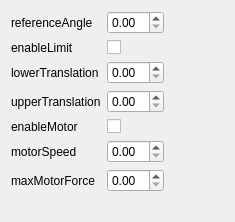
<?xml version="1.0" encoding="UTF-8"?>
<ui version="4.0">
 <class>FormJointPrismaticAtt</class>
 <widget class="QWidget" name="FormJointPrismaticAtt">
  <property name="geometry">
   <rect>
    <x>0</x>
    <y>0</y>
    <width>235</width>
    <height>222</height>
   </rect>
  </property>
  <property name="sizePolicy">
   <sizepolicy hsizetype="Maximum" vsizetype="Preferred">
    <horstretch>0</horstretch>
    <verstretch>0</verstretch>
   </sizepolicy>
  </property>
  <property name="windowTitle">
   <string>Form</string>
  </property>
  <layout class="QVBoxLayout" name="verticalLayout">
   <item>
    <layout class="QFormLayout" name="formLayout">
     <property name="sizeConstraint">
      <enum>QLayout::SetMinimumSize</enum>
     </property>
     <item row="0" column="0">
      <widget class="QLabel" name="label">
       <property name="text">
        <string>referenceAngle</string>
       </property>
      </widget>
     </item>
     <item row="1" column="0">
      <widget class="QLabel" name="label_2">
       <property name="text">
        <string>enableLimit</string>
       </property>
      </widget>
     </item>
     <item row="2" column="0">
      <widget class="QLabel" name="label_3">
       <property name="text">
        <string>lowerTranslation</string>
       </property>
      </widget>
     </item>
     <item row="3" column="0">
      <widget class="QLabel" name="label_4">
       <property name="text">
        <string>upperTranslation</string>
       </property>
      </widget>
     </item>
     <item row="4" column="0">
      <widget class="QLabel" name="label_5">
       <property name="text">
        <string>enableMotor</string>
       </property>
      </widget>
     </item>
     <item row="5" column="0">
      <widget class="QLabel" name="label_6">
       <property name="text">
        <string>motorSpeed</string>
       </property>
      </widget>
     </item>
     <item row="6" column="0">
      <widget class="QLabel" name="label_7">
       <property name="text">
        <string>maxMotorForce</string>
       </property>
      </widget>
     </item>
     <item row="1" column="1">
      <widget class="QCheckBox" name="checkBox">
       <property name="sizePolicy">
        <sizepolicy hsizetype="Maximum" vsizetype="Fixed">
         <horstretch>0</horstretch>
         <verstretch>0</verstretch>
        </sizepolicy>
       </property>
       <property name="text">
        <string/>
       </property>
      </widget>
     </item>
     <item row="4" column="1">
      <widget class="QCheckBox" name="checkBox_2">
       <property name="sizePolicy">
        <sizepolicy hsizetype="Maximum" vsizetype="Fixed">
         <horstretch>0</horstretch>
         <verstretch>0</verstretch>
        </sizepolicy>
       </property>
       <property name="text">
        <string/>
       </property>
      </widget>
     </item>
     <item row="0" column="1">
      <widget class="QDoubleSpinBox" name="doubleSpinBox">
       <property name="sizePolicy">
        <sizepolicy hsizetype="Maximum" vsizetype="Fixed">
         <horstretch>0</horstretch>
         <verstretch>0</verstretch>
        </sizepolicy>
       </property>
      </widget>
     </item>
     <item row="2" column="1">
      <widget class="QDoubleSpinBox" name="doubleSpinBox_2">
       <property name="sizePolicy">
        <sizepolicy hsizetype="Maximum" vsizetype="Fixed">
         <horstretch>0</horstretch>
         <verstretch>0</verstretch>
        </sizepolicy>
       </property>
      </widget>
     </item>
     <item row="3" column="1">
      <widget class="QDoubleSpinBox" name="doubleSpinBox_3">
       <property name="sizePolicy">
        <sizepolicy hsizetype="Maximum" vsizetype="Fixed">
         <horstretch>0</horstretch>
         <verstretch>0</verstretch>
        </sizepolicy>
       </property>
      </widget>
     </item>
     <item row="5" column="1">
      <widget class="QDoubleSpinBox" name="doubleSpinBox_4">
       <property name="sizePolicy">
        <sizepolicy hsizetype="Maximum" vsizetype="Fixed">
         <horstretch>0</horstretch>
         <verstretch>0</verstretch>
        </sizepolicy>
       </property>
      </widget>
     </item>
     <item row="6" column="1">
      <widget class="QDoubleSpinBox" name="doubleSpinBox_5">
       <property name="sizePolicy">
        <sizepolicy hsizetype="Maximum" vsizetype="Fixed">
         <horstretch>0</horstretch>
         <verstretch>0</verstretch>
        </sizepolicy>
       </property>
      </widget>
     </item>
    </layout>
   </item>
  </layout>
 </widget>
 <resources/>
 <connections/>
</ui>
